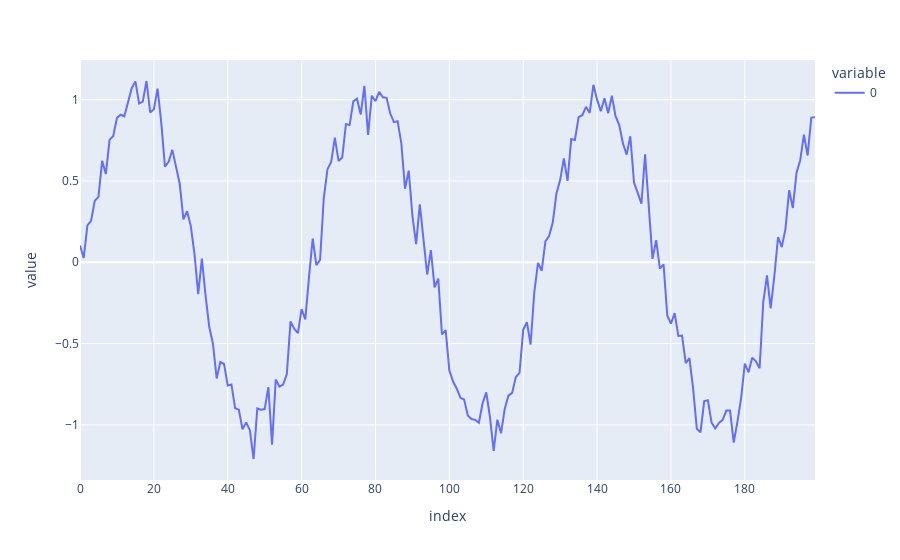

Write notebook code for a chart like this one.
### Code cell
data = np.sin(0.1 * np.arange(200)) - np.random.randn(200) / 10

px.line(data)

### Figure 1 — Plotly figure (JSON) as saved in the notebook; plotly's stock layout.template omitted (floating-point values rounded to 4 significant figures; data arrays with more than 128 entries replaced by an {"elided": "..."} marker saying what was removed)
{"data": [{"hovertemplate": "variable=0<br>index=%{x}<br>value=%{y}<extra></extra>", "legendgroup": "0", "line": {"color": "#636efa", "dash": "solid"}, "marker": {"symbol": "circle"}, "mode": "lines", "name": "0", "orientation": "v", "showlegend": true, "x": {"elided": "200 int values"}, "xaxis": "x", "y": {"elided": "200 float values"}, "yaxis": "y", "type": "scatter"}], "layout": {"xaxis": {"anchor": "y", "domain": [0.0, 1.0], "title": {"text": "index"}}, "yaxis": {"anchor": "x", "domain": [0.0, 1.0], "title": {"text": "value"}}, "legend": {"title": {"text": "variable"}, "tracegroupgap": 0}, "margin": {"t": 60}}}
